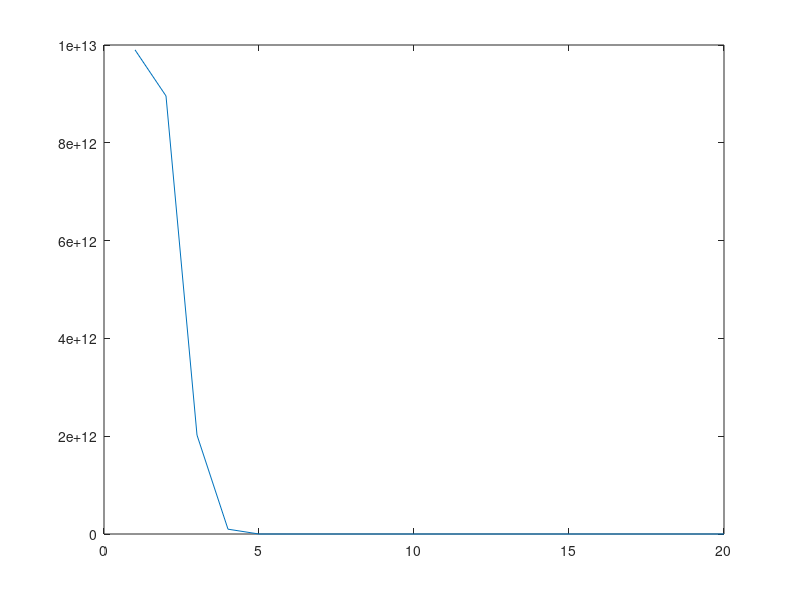
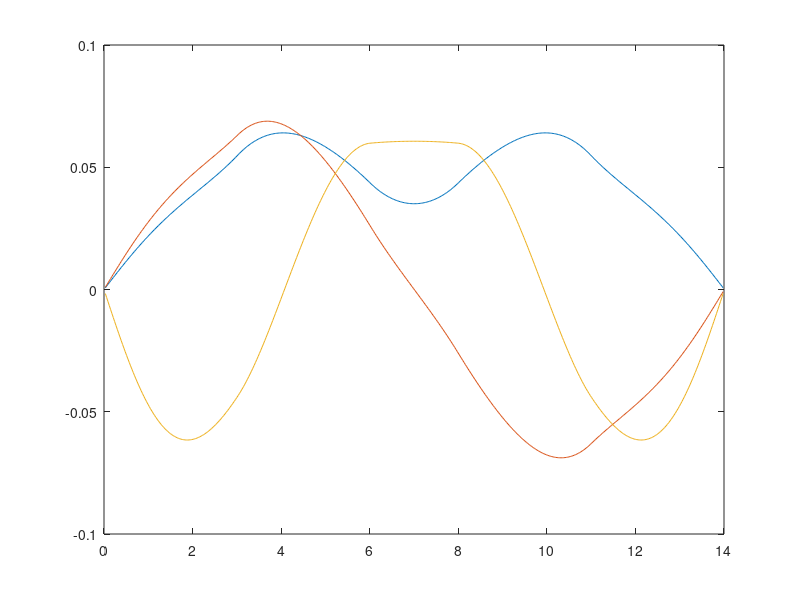

The MATLAB source for these figures, in order:
% Poisson-Schrodinger Solver    
% Iterative solver for semiconductor quantum well structures
% A Schenk 2015
% La Trobe University
% Altered from pre-existing code for PHY5PQA Matlab assignment
%%%%%%%%%%%%%%%%%%%%%%%%%%%%%%%%%%%%%%%%%%%%%%%%%%%%%%%%%%%%%%%%%%%%%%%%%%%

%Preset parameters-Do Not Change!
hbar=1.06e-34; %Plancks constant [Js]
q=1.6e-19; %Elementary charge [C]
eps0=8.85e-12; %Permitivity of free space [F/m]
epsr=12.5; %Relative permittivity
m=0.067*9.1e-31; %Effective mass [kg]
k=8.617e-5; %Boltzmann constant [eV/K]
%%%%%%%%%%%%%%%%%%%%%%%%%%%%%%%%%%%%%%%%%%%%%%%%%%%%%%

%Calculation parameters-Change these as necessary
a=3e-11; %mesh size [m] (Default is 30 pm)
mu=1   ; %Chemical potential [eV]
T=293    ; %Temperature [K]
Nout=100   ; %Outer passivating layer
Nin=66   ; %Inner passivating layer-seperates the two wells
Nw1=100   ; %First (left) well
Nw2=100   ; %Second (right) well
E_m=0.33 ;
E_out=0.33;
Vg=0; %Gate potential (not used for this calculation)
%%%%%%%%%%%%%%%%%%%%%%%%%%%%%%%%%%%%%%%%%%%%%%%%%%%%%%

%More parameters needed for calculations. Do not change
t0=(hbar^2)/(2*m*(a^2)*q); %Scaling factor
e0=q*a/eps0; %Scaling factor
kT=k*T; 
n0=m*kT*q/(2*pi*(hbar^2)); %2D DOS
Np=2*Nout+Nin+Nw1+Nw2; %layer thickness in units of mesh size
%%%%%%%%%%%%%%%%%%%%%%%%%%%%%%%%%%%%%%%%%%%%%%%%%%%%%%

%Matrices needed for setting up calculation
XX=a*1e9*[1:1:Np]; %Position in nm
Ec=[E_out*ones(Nout,1);0*ones(Nw1,1);E_m*ones(Nin,1);0*ones(Nw2,1);E_out*ones(Nout,1)]; %Conduction band position
T=(2*t0*diag(ones(1,Np)))-(t0*diag(ones(1,Np-1),1))-(t0*diag(ones(1,Np-1),-1)); 
D2=epsr*((2*diag(ones(1,Np)))-(diag(ones(1,Np-1),1))-diag(ones(1,Np-1),-1));
iD2=inv(D2);

Ubdy=-4*[Vg;zeros(Np-2,1);Vg]; 
U0=iD2*Ubdy;
U1=1e-9*ones(Np,1);UU=U1;change=1;
while change>1e-6
    U1=U1+0.1*(UU-U1);
    [P,D]=eig(T+diag(Ec)+diag(U1));D=diag(D);
    rho=log(1+exp((mu-D)./kT)); rho=P*diag(rho)*P';
    n=2*n0*diag(rho);
    UU=U0+iD2*e0*n;
    change=max(max((abs(UU-U1))));
    U=Ec+U1;
    disp(change)
end;
ns=1e-4*sum(sum(n.*[zeros(Nout,1);ones(Nw1,1);zeros(Nin,1);ones(Nw2,1);zeros(Nout,1)]));
nn=1e-6*n./a;

for x=1:1:20
        Occ_x=log(1+exp((mu-D(x))./kT));
        Ed_x=P(:,x)*Occ_x.*P(:,x);
        N_x=2*n0*Ed_x;
        density(x)=1e-4*sum(sum(N_x.*[ones(Np,1)])); 
    end
    
    figure(2)
    plot(density);

figure(3)
plot(XX,P(:,1),XX,P(:,2),XX,P(:,3))
